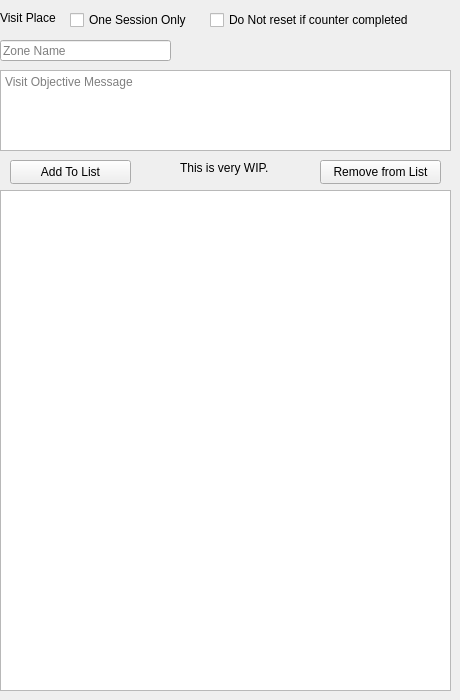
               <widget class="QWidget" name="tab_19">
                <attribute name="title">
                 <string>Visit Place</string>
                </attribute>
                <widget class="QLabel" name="label_31">
                 <property name="geometry">
                  <rect>
                   <x>0</x>
                   <y>10</y>
                   <width>101</width>
                   <height>16</height>
                  </rect>
                 </property>
                 <property name="text">
                  <string>&lt;html&gt;&lt;head/&gt;&lt;body&gt;&lt;p&gt;Visit Place&lt;/p&gt;&lt;/body&gt;&lt;/html&gt;</string>
                 </property>
                </widget>
                <widget class="QCheckBox" name="ZoneOneSessionOnly">
                 <property name="geometry">
                  <rect>
                   <x>70</x>
                   <y>10</y>
                   <width>121</width>
                   <height>20</height>
                  </rect>
                 </property>
                 <property name="text">
                  <string>One Session Only</string>
                 </property>
                </widget>
                <widget class="QCheckBox" name="ZoneDoNotReset">
                 <property name="geometry">
                  <rect>
                   <x>210</x>
                   <y>10</y>
                   <width>201</width>
                   <height>20</height>
                  </rect>
                 </property>
                 <property name="text">
                  <string>Do Not reset if counter completed</string>
                 </property>
                </widget>
                <widget class="QPushButton" name="ZoneRemoveFromList">
                 <property name="geometry">
                  <rect>
                   <x>320</x>
                   <y>160</y>
                   <width>121</width>
                   <height>24</height>
                  </rect>
                 </property>
                 <property name="text">
                  <string>Remove from List</string>
                 </property>
                </widget>
                <widget class="QListWidget" name="ZoneVisitWidget">
                 <property name="geometry">
                  <rect>
                   <x>0</x>
                   <y>190</y>
                   <width>451</width>
                   <height>501</height>
                  </rect>
                 </property>
                </widget>
                <widget class="QPushButton" name="ZoneAddToList">
                 <property name="geometry">
                  <rect>
                   <x>10</x>
                   <y>160</y>
                   <width>121</width>
                   <height>24</height>
                  </rect>
                 </property>
                 <property name="text">
                  <string>Add To List</string>
                 </property>
                </widget>
                <widget class="QLineEdit" name="FinishZoneName">
                 <property name="geometry">
                  <rect>
                   <x>0</x>
                   <y>40</y>
                   <width>171</width>
                   <height>21</height>
                  </rect>
                 </property>
                 <property name="placeholderText">
                  <string>Zone Name</string>
                 </property>
                </widget>
                <widget class="QLabel" name="label_32">
                 <property name="geometry">
                  <rect>
                   <x>180</x>
                   <y>160</y>
                   <width>91</width>
                   <height>16</height>
                  </rect>
                 </property>
                 <property name="text">
                  <string>&lt;html&gt;&lt;head/&gt;&lt;body&gt;&lt;p&gt;This is very WIP.&lt;/p&gt;&lt;/body&gt;&lt;/html&gt;</string>
                 </property>
                </widget>
                <widget class="QTextEdit" name="FinishVisitObjective">
                 <property name="geometry">
                  <rect>
                   <x>0</x>
                   <y>70</y>
                   <width>451</width>
                   <height>81</height>
                  </rect>
                 </property>
                 <property name="placeholderText">
                  <string>Visit Objective Message</string>
                 </property>
                </widget>
               </widget>
